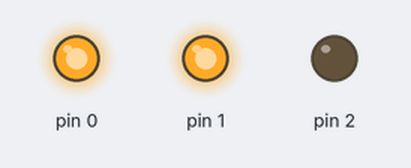
This sketch was run on a simulated Arduino Uno, built with avr-gcc and run on an emulated ATmega328P. Shown: output pins drawn as LEDs (lit = HIGH).

Above: at 0.15 s.
At 1.65 s:
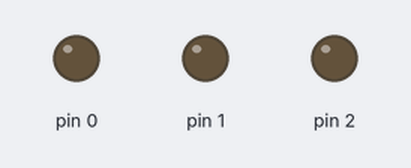
At 2.25 s:
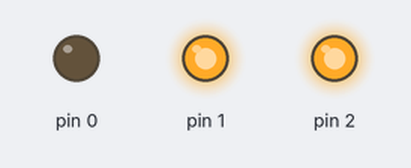
At 2.71 s:
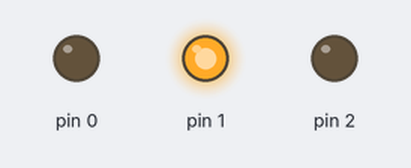
At 4.21 s:
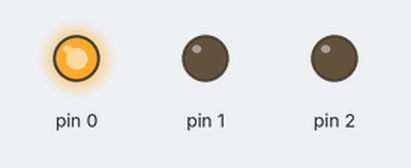
At 4.82 s:
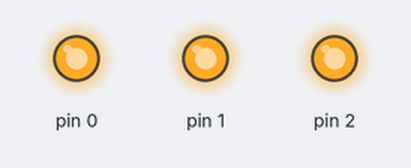
Timing chart, 0 to 6.7 s (numbered marks = the images above):
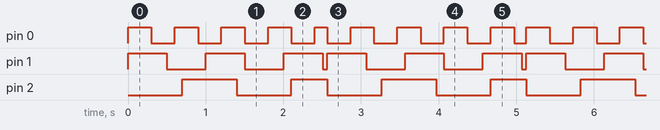

Measured:
- by itself, pin 0: repeats every 5.1 s: 3 × (LOW 0.30 s, HIGH 0.30 s), LOW 0.30 s, HIGH 0.16 s, 4 × (LOW 0.30 s, HIGH 0.30 s), LOW 0.16 s, HIGH 0.30 s
- by itself, pin 1: repeats every 2.6 s: 2 × (LOW 0.50 s, HIGH 0.50 s), LOW 0.06 s, HIGH 0.50 s
- by itself, pin 2: repeats every 2.6 s: LOW 0.70 s, HIGH 0.46 s, LOW 0.70 s, HIGH 0.70 s

The sketch:

fading.ino
```cpp
uint8_t b0,b1 = 0;    // how bright the LED is
uint8_t d2 = HIGH;
uint8_t counter = 0;

// the setup routine runs once when you press reset:
void setup()  {
  // declare pins to be an outputs:
  pinMode(0, OUTPUT);
  pinMode(1, OUTPUT);
  pinMode(2, OUTPUT);
}

// the loop routine runs over and over again forever:
void loop()  {

  if (counter % 30 == 0) {
    b0 = ~b0;
    analogWrite(0, b0);
  }

  if (counter % 50 == 0) {
    b1 = ~b1;
    analogWrite(1, b1);
  }


  if (counter % 70 == 0) {
    d2 = (d2==HIGH) ? LOW : HIGH;
    digitalWrite(2, d2);
  }

  delay(10);

  counter++;
}
```
